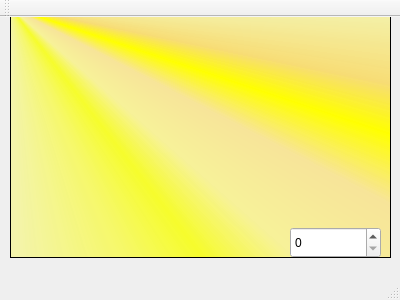
<?xml version="1.0" encoding="UTF-8"?>
<ui version="4.0">
 <class>MainWindow</class>
 <widget class="QMainWindow" name="MainWindow">
  <property name="geometry">
   <rect>
    <x>0</x>
    <y>0</y>
    <width>400</width>
    <height>300</height>
   </rect>
  </property>
  <property name="acceptDrops">
   <bool>true</bool>
  </property>
  <property name="windowTitle">
   <string>MainWindow</string>
  </property>
  <property name="tabShape">
   <enum>QTabWidget::Triangular</enum>
  </property>
  <widget class="QWidget" name="centralWidget">
   <widget class="QSpinBox" name="sBox">
    <property name="geometry">
     <rect>
      <x>290</x>
      <y>210</y>
      <width>91</width>
      <height>31</height>
     </rect>
    </property>
   </widget>
   <widget class="QFrame" name="frame">
    <property name="geometry">
     <rect>
      <x>10</x>
      <y>-10</y>
      <width>381</width>
      <height>251</height>
     </rect>
    </property>
    <property name="styleSheet">
     <string notr="true">background-color: qconicalgradient(cx:0, cy:0, angle:135, stop:0 rgba(255, 255, 0, 69), stop:0.375 rgba(255, 255, 0, 69), stop:0.423533 rgba(251, 255, 0, 145), stop:0.45 rgba(247, 255, 0, 208), stop:0.477581 rgba(255, 244, 71, 130), stop:0.518717 rgba(255, 218, 71, 130), stop:0.55 rgba(255, 255, 0, 255), stop:0.57754 rgba(255, 203, 0, 130), stop:0.625 rgba(255, 255, 0, 69), stop:1 rgba(255, 255, 0, 69));</string>
    </property>
    <property name="frameShape">
     <enum>QFrame::StyledPanel</enum>
    </property>
    <property name="frameShadow">
     <enum>QFrame::Raised</enum>
    </property>
   </widget>
   <zorder>frame</zorder>
   <zorder>sBox</zorder>
  </widget>
  <widget class="QMenuBar" name="menuBar">
   <property name="geometry">
    <rect>
     <x>0</x>
     <y>0</y>
     <width>400</width>
     <height>21</height>
    </rect>
   </property>
  </widget>
  <widget class="QToolBar" name="mainToolBar">
   <attribute name="toolBarArea">
    <enum>TopToolBarArea</enum>
   </attribute>
   <attribute name="toolBarBreak">
    <bool>false</bool>
   </attribute>
  </widget>
  <widget class="QStatusBar" name="statusBar"/>
 </widget>
 <layoutdefault spacing="6" margin="11"/>
 <resources/>
 <connections/>
</ui>
